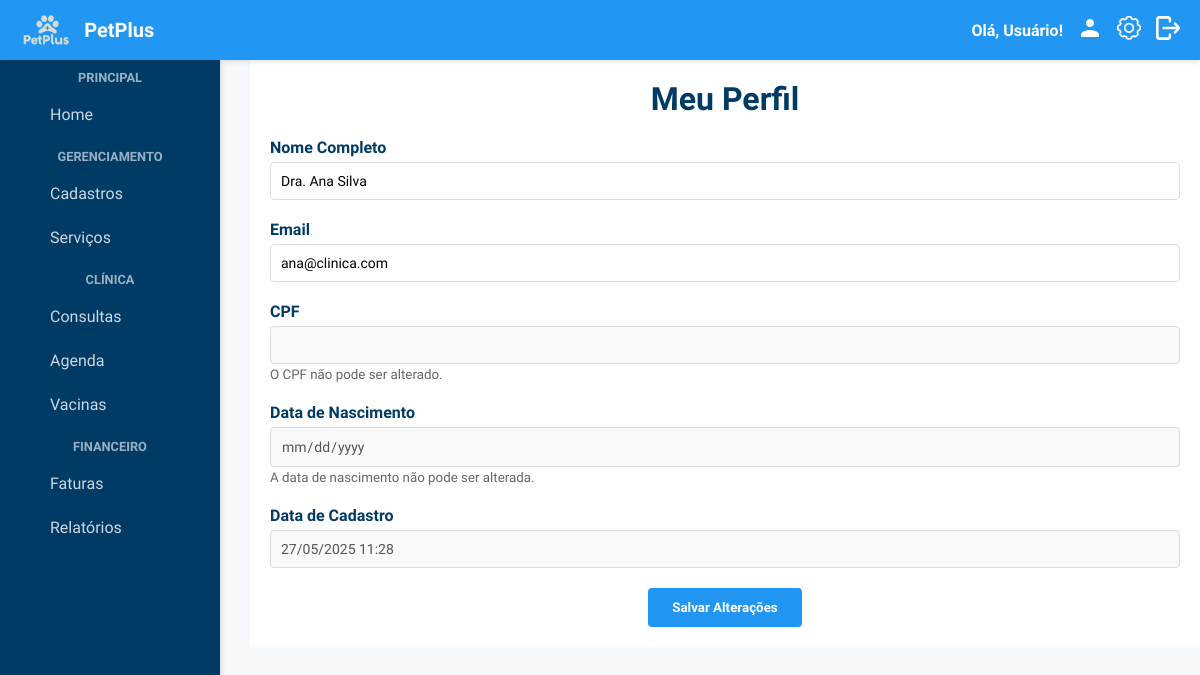
The app's page /perfil/meu-perfil.php with its own data.
### tables this page shows
CREATE TABLE IF NOT EXISTS Usuarios (
    id_usuario INT AUTO_INCREMENT PRIMARY KEY,
    nome VARCHAR(100) NOT NULL,
    email VARCHAR(100) NOT NULL UNIQUE,
    senha VARCHAR(255) NOT NULL,
    cpf VARCHAR(14) UNIQUE,
    data_nasc DATE,
    data_criacao TIMESTAMP DEFAULT CURRENT_TIMESTAMP,
    ultimo_acesso TIMESTAMP NULL,
    tipo_usuario enum('administrador','veterinario','tutor') NOT NULL DEFAULT 'administrador'
);

### perfil/meu-perfil.php (the view, shortened to what this page needs)
<?php
include_once('../includes/header.php');
$conn = conecta_db();
$id_usuario = isset($_SESSION['id_usuario']) ? $_SESSION['id_usuario'] : $_SESSION['usuario_id'];
$usuario = null;
$query = "SELECT * FROM Usuarios WHERE id_usuario = ?";
$stmt = $conn->prepare($query);
$stmt->bind_param("i", $id_usuario);
$stmt->execute();
$result = $stmt->get_result();
if ($result && $result->num_rows > 0) {
    $usuario = $result->fetch_assoc();
}
?>
<!DOCTYPE html>
<html lang="pt-br">
<head>
    <link rel="stylesheet" href="../includes/global.css">
</head>
<body>
    <?php include_once('../includes/sidebar.php'); ?>
    <div class="container">
        <h1>Meu Perfil</h1>
    <?php if ($usuario): ?>
        <form method="POST" action="">
            <div style="margin-bottom: 20px;">
                <label for="nome" style="display: block; margin-bottom: 5px; font-weight: bold;">Nome Completo</label>
                <input type="text" id="nome" name="nome" value="<?php echo htmlspecialchars($usuario['nome']); ?>" required style="width: 100%; padding: 10px; border: 1px solid #ddd; border-radius: 4px;">
            </div>
            <div style="margin-bottom: 20px;">
                <label for="email" style="display: block; margin-bottom: 5px; font-weight: bold;">Email</label>
                <input type="email" id="email" name="email" value="<?php echo htmlspecialchars($usuario['email']); ?>" required style="width: 100%; padding: 10px; border: 1px solid #ddd; border-radius: 4px;">
            </div>
            <div style="margin-bottom: 20px;">
                <label for="cpf" style="display: block; margin-bottom: 5px; font-weight: bold;">CPF</label>
                <input type="text" id="cpf" value="<?php echo htmlspecialchars($usuario['cpf']); ?>" disabled style="width: 100%; padding: 10px; border: 1px solid #ddd; border-radius: 4px; background-color: #f9f9f9;">
                <small style="color: #666;">O CPF não pode ser alterado.</small>
            </div>
            <div style="margin-bottom: 20px;">
                <label for="data_nasc" style="display: block; margin-bottom: 5px; font-weight: bold;">Data de Nascimento</label>
                <input type="date" id="data_nasc" value="<?php echo htmlspecialchars($usuario['data_nasc']); ?>" disabled style="width: 100%; padding: 10px; border: 1px solid #ddd; border-radius: 4px; background-color: #f9f9f9;">
                <small style="color: #666;">A data de nascimento não pode ser alterada.</small>
            </div>
            <div style="margin-bottom: 20px;">
                <label for="data_criacao" style="display: block; margin-bottom: 5px; font-weight: bold;">Data de Cadastro</label>
                <input type="text" id="data_criacao" value="<?php echo date('d/m/Y H:i', strtotime($usuario['data_criacao'])); ?>" disabled style="width: 100%; padding: 10px; border: 1px solid #ddd; border-radius: 4px; background-color: #f9f9f9;">
            </div>
            <div style="text-align: center;">
                <button type="submit" style="background-color: #2196f3; color: white; border: none; padding: 12px 24px; border-radius: 4px; cursor: pointer; font-weight: bold;">Salvar Alterações</button>
            </div>
        </form>
    <?php else: ?>
        <p style="text-align: center; color: #721c24;">Não foi possível carregar os dados do usuário.</p>
    <?php endif; ?>
</div>
</body>
</html>

### includes/temas.css (style rules this page uses)
.tema-claro { --cor-fundo: #f6f9fc; --cor-texto: #333; --cor-primaria: #2196f3; --cor-secundaria: #0b3556; --cor-borda: #ddd; --cor-fundo-card: #fff; --cor-fundo-header: #2196f3; --cor-texto-header: #fff; }
body { background-color: var(--cor-fundo); color: var(--cor-texto); }
.container, .conteudo { background-color: var(--cor-fundo-card) !important; border-color: var(--cor-borda) !important; }
button, .btn-primary, .botao { background-color: var(--cor-primaria) !important; color: #fff !important; }

### includes/global.css (style rules this page uses)
* { margin: 0; padding: 0; box-sizing: border-box; font-family: "Quicksand", sans-serif; }
body { background-color: #f6f9fc; padding-top: 60px; }
.container { margin-left: 220px; padding: 20px; transition: margin-left 0.3s; }
h1, h2, h3 { color: #003b66; text-align: center; margin-bottom: 20px; }
label { display: block; margin-bottom: 6px; font-weight: bold; color: #003b66; }
input, select, textarea { width: 100%; padding: 10px; border-radius: 6px; border: 1px solid #ccc; font-size: 14px; box-sizing: border-box; }

### perfil/meu-perfil.php (style rules this page uses)
.container { margin-left: 250px; padding: 20px; }

### records on screen
usuarios: nome "Dra. Ana Silva", email "ana@clinica.com", data_criacao "27/05/2025 11:28"

### other values on screen
$nomeUsuario "Usuário"
